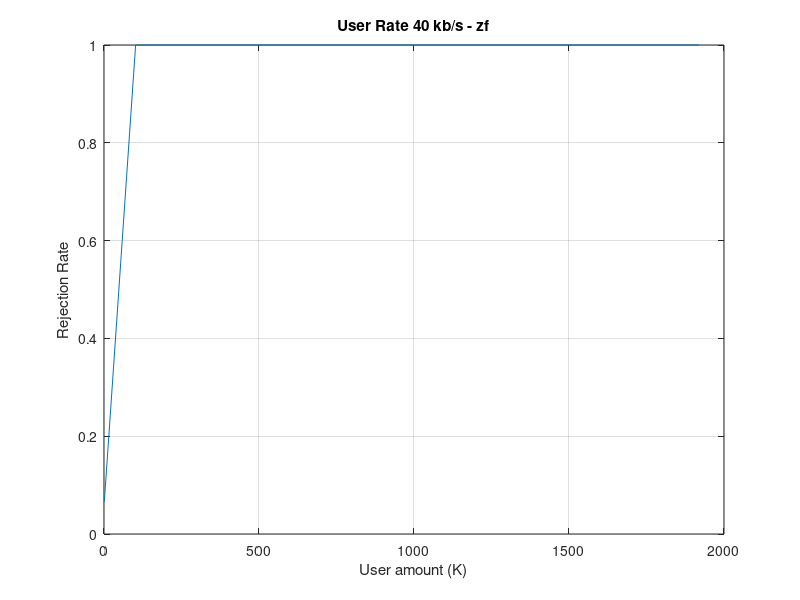
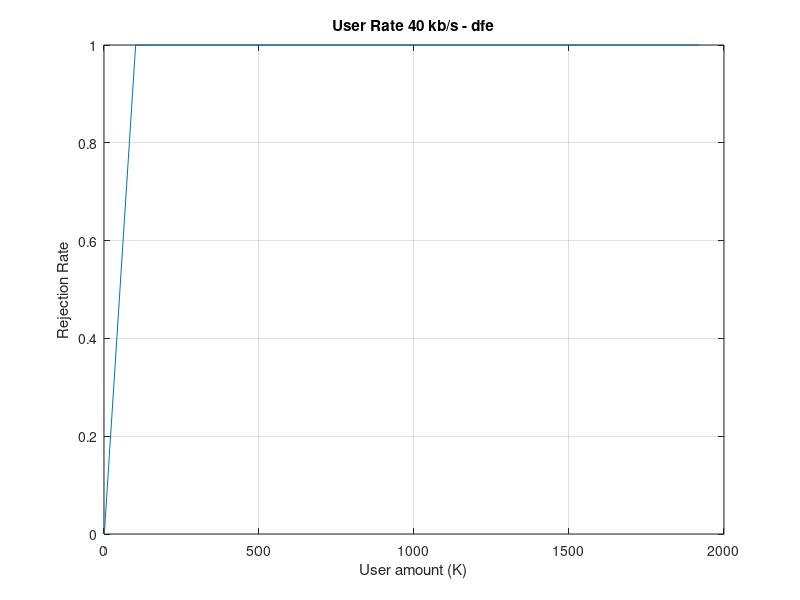
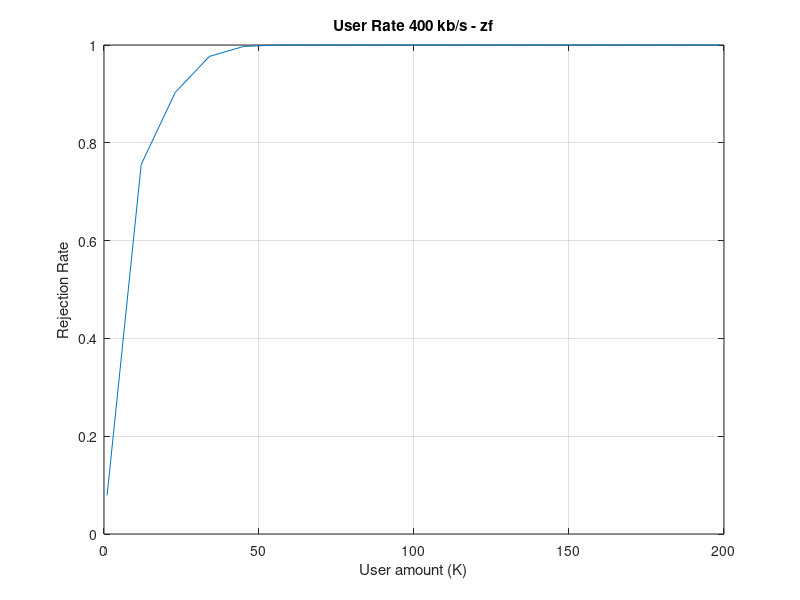
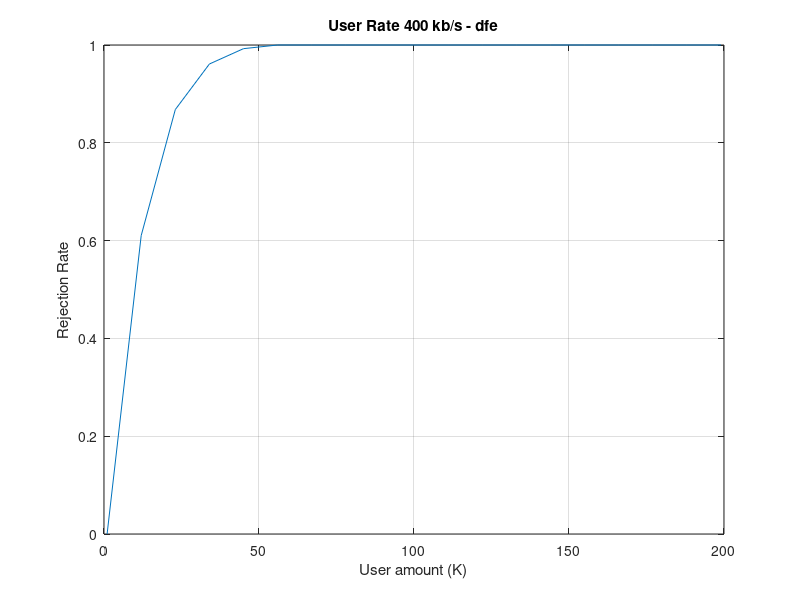

Recreate these plots in MATLAB, in order.
clear;
close all;

N_symb = 100; % Symbols
system_bandwidth = 30e6; % Hz
band_rolloff = 0.5;
available_bandwidth = system_bandwidth / (1 + band_rolloff);
max_constalation_size = 4; % bit / Symbol - 16QAM
system_total_rate = max_constalation_size * available_bandwidth; % bit/s

Dmax = 2000; % m
c = 3e8; % m/s
carry_frequency = 2.4e9; % Hz
carry_lamdba = c / carry_frequency; % m
Pmax = 20; % dBm

noise_spectral_density = -174; % dBm / Hz
%noise_power_dbm = noise_spectral_density + 10*log10(available_bandwidth); % dBm

Ts = 1 / available_bandwidth; % s
MC = 1000; %%number of Monte-Carlo simulations

user_rates = [40e3 400e3 4e6 40e6]; % bit/s
%%%%%%%%%%%%%%%%%%%%%%%%%%%%%%%%%%%%%%%% CH1 CH2 CH3
equalization_modes.zf.bpsk.snr_min    = [ 9.0 13.5 21]; % Es/N0 dB
equalization_modes.zf.m8qam.snr_min   = [11.5 16.4 24]; % Eb/N0 dB
equalization_modes.zf.m8qam.snr_min   = equalization_modes.zf.m8qam.snr_min + 10*log10(log2(8)); % Es/N0 dB
equalization_modes.zf.m16qam.snr_min  = [13.2 16.6 25.7]; % Eb/N0
equalization_modes.zf.m16qam.snr_min  = equalization_modes.zf.m16qam.snr_min + 10*log10(log2(16)); % Es/N0 dB

equalization_modes.dfe.bpsk.snr_min   = [ 8.6 11   13.5]; % Es/N0 dB
equalization_modes.dfe.m8qam.snr_min  = [11.2 13.5 16.3]; % Eb/N0 dB
equalization_modes.dfe.m8qam.snr_min   = equalization_modes.dfe.m8qam.snr_min + 10*log10(log2(8)); % Es/N0 dB
equalization_modes.dfe.m16qam.snr_min = [12.8 14.4 18.6]; % Eb/N0 dB
equalization_modes.dfe.m16qam.snr_min  = equalization_modes.dfe.m16qam.snr_min+ 10*log10(log2(16)); % Es/N0 dB

rejection_plot_args = cell(2, length(user_rates), numel(fieldnames(equalization_modes)));
title_plot = cell(1, length(user_rates), numel(fieldnames(equalization_modes)));

for jj=1:length(user_rates)
    rate = user_rates(jj);
    Kmax = system_total_rate / rate;
    K= [1:(floor(Kmax/20)+1):Kmax];

    for ii=1:numel(fieldnames(equalization_modes))
        eq_mode_name = fieldnames(equalization_modes);
        eq_mode_name = eq_mode_name{ii};
        eq_mode = equalization_modes.(eq_mode_name);

    	rej=zeros(1,length(K));
        for kk=1:length(K)
            aux=0;

            for mm=1:MC
            	xx= rand(K(kk), 1) * Dmax / 2; % m, Distribution of users in the x-axis
            	yy= rand(K(kk), 1) * Dmax / 2; % m, Distribution of users in the y-axis

            	d2=xx.^2+yy.^2;%% square-distance from the origin
                friss_attenuation_factor = carry_lamdba^2 / (4*pi)^2;
            	a2 = min(1, friss_attenuation_factor/d2);% square magnitude attenuation in Friis equation 
            	a2_dB = 10*log10(a2); % dB
		
		Es_max_tx = Pmax - 10*log10(available_bandwidth) ; % dBm / Hz 
		snr_tx_max = Es_max_tx - noise_spectral_density; %dB
            	SNR_rx_max = a2_dB + snr_tx_max;
		
            	SNR_min= eq_mode.m16qam.snr_min; %%ZF or DFE/16QAM: channel 1, channel 2, channel 3
            	if(rate*Ts*K(kk) < 3)
		      	SNR_min = eq_mode.m8qam.snr_min; 
		end%%ZF or DFE/8QAM: channel 1, channel 2, channel 3
            	if(rate*Ts*K(kk) < 1) 
			SNR_min = eq_mode.bpsk.snr_min;
	       	end %%ZF or DFE/BPSK: channel 1, channel 2, channel 3

            	SNR_rx_min = SNR_min(randi(3,K(kk),1));
            	aux = aux + sum(SNR_rx_min > SNR_rx_max);
            end
            rej(kk)= aux/(K(kk)*MC);
        end
    	rejection_plot_args(:, jj, ii) = {K, rej};
    	if rate / 1e6 > 1 
    		title_plot(:, jj, ii) = {sprintf("User Rate %d Mb/s - %s", rate / 1e6, eq_mode_name)};
    	else
    		title_plot(:, jj, ii) = {sprintf("User Rate %d kb/s - %s", rate / 1e3, eq_mode_name)};
    	end
    end

end
%% Channel display
for jj=1:length(user_rates)
   for ii=1:numel(fieldnames(equalization_modes))
	figure();
	plot(rejection_plot_args{:, jj, ii});
	grid;
	title(title_plot{:, jj, ii});
	xlabel('User amount (K)');
	ylabel('Rejection Rate');
   end
end
